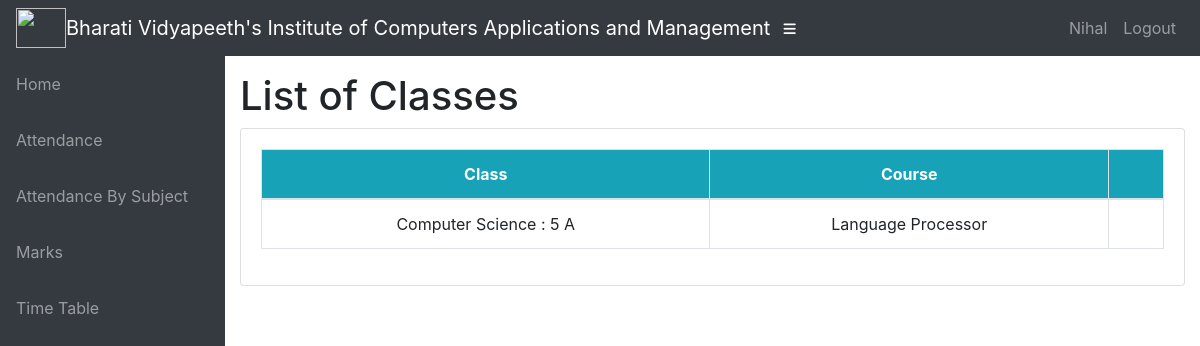
The page /teacher/CS05/8/Classes/ (signed in) on the database its author committed.
### info/models.py (models this page shows, shortened)
class User(AbstractUser):
    @property
    def is_student(self):
        if hasattr(self, 'student'):
            return True
        return False

class Student(models.Model):
    user = models.OneToOneField(User, on_delete=models.CASCADE, null=True)
    class_id = models.ForeignKey(Class, on_delete=models.CASCADE, default=1)
    USN = models.CharField(primary_key='True', max_length=100)
    name = models.CharField(max_length=200)
    sex = models.CharField(max_length=50, choices=sex_choice, default='Male')
    DOB = models.DateField(default='1998-01-01')

class Assign(models.Model):
    class_id = models.ForeignKey(Class, on_delete=models.CASCADE)
    course = models.ForeignKey(Course, on_delete=models.CASCADE)
    teacher = models.ForeignKey(Teacher, on_delete=models.CASCADE)
    class Meta:
        unique_together = (('course', 'class_id', 'teacher'),)

class Class(models.Model):
    id = models.CharField(primary_key='True', max_length=100)
    dept = models.ForeignKey(Dept, on_delete=models.CASCADE)
    section = models.CharField(max_length=100)
    sem = models.IntegerField()
    class Meta:
        verbose_name_plural = 'classes'
    def __str__(self):
        d = Dept.objects.get(name=self.dept)
        return '%s : %d %s' % (d.name, self.sem, self.section)

class Dept(models.Model):
    id = models.CharField(primary_key='True', max_length=100)
    name = models.CharField(max_length=200)
    def __str__(self):
        return self.name

class Course(models.Model):
    dept = models.ForeignKey(Dept, on_delete=models.CASCADE)
    id = models.CharField(primary_key='True', max_length=50)
    name = models.CharField(max_length=50)
    shortname = models.CharField(max_length=50, default='X')
    def __str__(self):
        return self.name

### info/views.py (the view)
@login_required
def t_clas(request, teacher_id, choice):
    teacher1 = get_object_or_404(Teacher, id=teacher_id)
    return render(request, 'info/t_clas.html', {'teacher1': teacher1, 'choice': choice})

### info/templates/info/t_clas.html (shortened to what this page needs)
{% extends 'info/base.html' %}
{% block content %}
    <h1>List of Classes</h1>
    <div class="card mb-3">
            <div class="card-body">
              <div class="table-responsive">
                <table class="table table-bordered text-center" id="dataTable" width="100%" cellspacing="0">
                  <thead>
                    <tr class="bg-info text-white">
                        <th>Class</th>
                        <th>Course</th>
                        <th></th>
                    </tr>
                  </thead>
                  <tbody>
                    {% for ass in teacher1.assign_set.all %}
                    <tr>
                        <td>{{ ass.class_id }}</td>
                        <td>{{ ass.course }}</td>
                        <td>
                        </td>
                    </tr>
                    {% empty %}
                            <p>teacher has no courses</p>
                    {% endfor %}
                  </tbody>
                </table>
              </div>
    </div>
{% endblock %}

### info/templates/info/base.html (shortened to what this page needs)
<!DOCTYPE html>
<html lang="en">
  <head>
      {% load static %}
    <link href="{% static '/info/bootstrap/vendor/bootstrap/css/bootstrap.min.css' %}" rel="stylesheet">
    <link href="{% static '/info/bootstrap/vendor/fontawesome-free/css/all.min.css' %}" rel="stylesheet" type="text/css">
    <link href="{% static '/info/bootstrap/vendor/datatables/dataTables.bootstrap4.css' %}" rel="stylesheet">
    <link href="{% static '/info/bootstrap/css/sb-admin.css' %}" rel="stylesheet">
  </head>
  <body id="page-top">
    <nav class="navbar navbar-expand navbar-dark bg-dark static-top">
      <img src="https://upload.wikimedia.org/wikipedia/en/thumb/b/b8/GGSIU_logo.svg/1200px-GGSIU_logo.svg.png" alt="" width="50" height="40" class="d-inline-block align-text-top">
      <a class="navbar-brand mr-1" href="{% url 'index' %}">Bharati Vidyapeeth's Institute of Computers Applications and Management</a>
      <button class="btn btn-link btn-sm text-white order-1 order-sm-0" id="sidebarToggle" href="#">
        <i class="fas fa-bars"></i>
      </button>
        <div class="collapse navbar-collapse" id="navbarResponsive">
          <ul class="navbar-nav ml-auto">
            <li class="nav-item">
                {% if request.user.is_student %}
                    <a class="nav-link text-capitalize">{{ request.user.student.name }}</a>
                {% elif request.user.is_teacher %}
                    <a class="nav-link text-capitalize">{{ request.user.teacher.name }}</a>
                {% endif %}
            </li>
            <li class="nav-item">
                <a class="nav-link" href="#" data-toggle="modal" data-target="#logoutModal">Logout</a>
            </li>
          </ul>
        </div>
    </nav>
    <div id="wrapper">
      <ul class="sidebar navbar-nav bg-dark">
            <li class="nav-item">
              <a class="nav-link" href="{% url 'index' %}">
                <span>Home</span>
              </a>
            </li>
        {% if request.user.is_student %}
            <li class="nav-item">
              <a class="nav-link" href="{% url 'attendance' request.user.student.USN %}">
                <span>Attendance</span>
              </a>
            </li>
            <li class="nav-item">
              <a class="nav-link" href="{% url 'attendance' request.user.student.USN %}">
                <span>Attendance By Subject</span>
              </a>
            </li>
            <li class="nav-item">
              <a class="nav-link" href="{% url 'marks_list' request.user.student.USN %}">
                <span>Marks</span>
              </a>
            </li>
              <li class="nav-item">
              <a class="nav-link" href="{% url 'timetable' request.user.student.class_id_id %}">
                <span>Time Table</span>
              </a>
            </li>
        {% endif %}
      </ul>
      <div id="content-wrapper">
        <div class="container-fluid">
            {% block content %}
            {% endblock %}
        </div>
      </div>
    </div>
  </body>
</html>

### rows shown on the page
User: user.student.name "Nihal"
Assign: class_id "Computer Science : 5 A", course "Language Processor"
